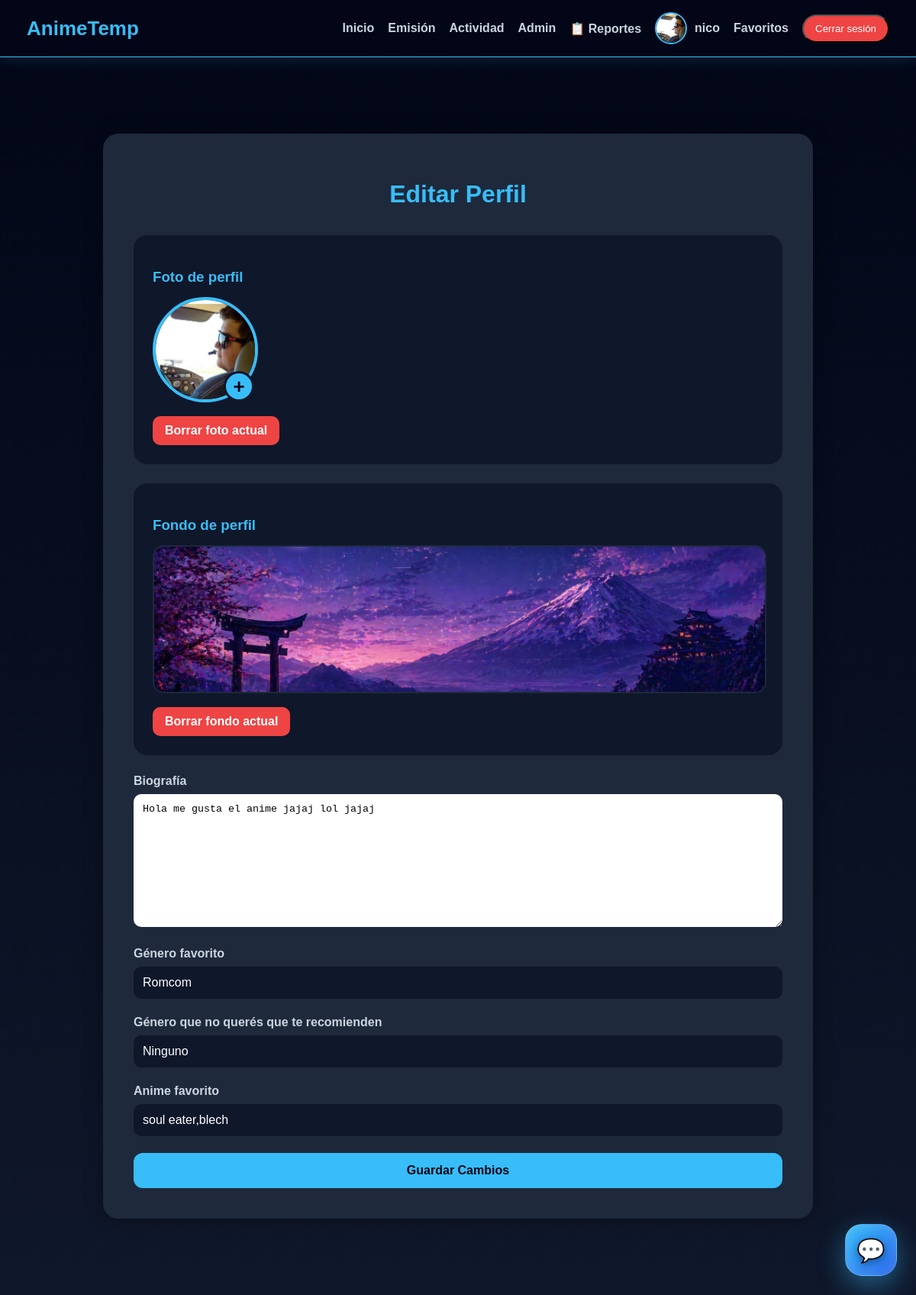
The app's page /perfil/editar/ (signed in) with its own data.
### catalogo/models.py (models this page shows, shortened)
class PerfilUsuario(models.Model):
    usuario = models.OneToOneField(User, on_delete=models.CASCADE)
    ROLES_NEXUS = [
    ("usuario", "Usuario"),
    ("vip", "VIP"),
    ("helper", "Helper"),
    ("mod", "Moderador"),
    ("admin", "Admin"),
    ("owner", "Owner"),
   ]
    rol_nexus = models.CharField(
    max_length=20,
    choices=ROLES_NEXUS,
    default="usuario"
    )
    foto_perfil = models.ImageField(
        upload_to="perfiles/fotos/",
        blank=True,
        null=True
    )
    fondo_perfil = models.ImageField(
        upload_to="perfiles/fondos/",
        blank=True,
        null=True
    )
    bio = models.TextField(blank=True, null=True)
    genero_favorito = models.CharField(
        max_length=100,
        blank=True,
        null=True
    )
    genero_no_recomendado = models.CharField(
        max_length=100,
        blank=True,
        null=True
    )
    anime_favorito = models.CharField(
        max_length=200,
        blank=True,
        null=True
    )
    experiencia = models.IntegerField(default=0)
    nivel = models.IntegerField(default=1)
    ultimo_online = models.DateTimeField(
    null=True,
    blank=True
    )

### catalogo/views.py (the view)
# urls.py: path('perfil/editar/', views.editar_perfil, name='editar_perfil'),
@login_required
def editar_perfil(request):
    perfil_usuario, creado = PerfilUsuario.objects.get_or_create(
        usuario=request.user
    )
    if request.method == "POST":
        form = PerfilUsuarioForm(
            request.POST,
            request.FILES,
            instance=perfil_usuario,
        )
        if form.is_valid():
            if form.cleaned_data.get("borrar_foto"):
                perfil_usuario.foto_perfil = None
            if form.cleaned_data.get("borrar_fondo"):
                perfil_usuario.fondo_perfil = None
            if request.FILES.get("foto_perfil"):
                perfil_usuario.foto_perfil = request.FILES["foto_perfil"]
            if request.FILES.get("fondo_perfil"):
                perfil_usuario.fondo_perfil = request.FILES["fondo_perfil"]
            perfil_usuario.bio = form.cleaned_data.get("bio")
            perfil_usuario.genero_favorito = form.cleaned_data.get("genero_favorito")
            perfil_usuario.genero_no_recomendado = form.cleaned_data.get("genero_no_recomendado")
            perfil_usuario.anime_favorito = form.cleaned_data.get("anime_favorito")
            perfil_usuario.save()
            return redirect("perfil")
    else:
        form = PerfilUsuarioForm(instance=perfil_usuario)
    return render(
        request,
        "catalogo/editar_perfil.html",
        {
            "form": form,
        },
    )

### catalogo/forms.py
class PerfilUsuarioForm(forms.ModelForm):
    borrar_foto = forms.BooleanField(required=False)
    borrar_fondo = forms.BooleanField(required=False)
    class Meta:
        model = PerfilUsuario
        fields = [
            'foto_perfil',
            'fondo_perfil',
            'bio',
            'genero_favorito',
            'genero_no_recomendado',
            'anime_favorito',
        ]
        widgets = {
            'bio': forms.Textarea(attrs={
                'placeholder': 'Escribí algo sobre vos...'
            }),
            'genero_favorito': forms.TextInput(attrs={
                'placeholder': 'Ej: Acción, Romance, Fantasía'
            }),
            'genero_no_recomendado': forms.TextInput(attrs={
                'placeholder': 'Ej: Terror, Gore'
            }),
            'anime_favorito': forms.TextInput(attrs={
                'placeholder': 'Ej: Bleach, Naruto, Soul Eater'
            }),
        }

### catalogo/templates/catalogo/editar_perfil.html (shortened to what this page needs)
{% extends 'catalogo/base.html' %}
{% block contenido %}
<div class="editar-container">
    <h1>Editar Perfil</h1>
    <form method="post" enctype="multipart/form-data">
        <div class="preview-box">
            <h3>Foto de perfil</h3>
            <label class="avatar-label">
                <img class="avatar-preview"
                     src="{% if form.instance.foto_perfil %}{{ form.instance.foto_perfil.url }}{% else %}https://cdn-icons-png.flaticon.com/512/149/149071.png{% endif %}"
                     alt="Foto de perfil">
                <span class="plus-badge">+</span>
            </label>
            {% if form.instance.foto_perfil %}
                <br>
                <label class="delete-label">
                    Borrar foto actual
                </label>
            {% endif %}
        </div>
        <div class="preview-box">
            <h3>Fondo de perfil</h3>
            <label class="banner-label">
                <img class="banner-preview"
                     src="{% if form.instance.fondo_perfil %}{{ form.instance.fondo_perfil.url }}{% else %}https://images.unsplash.com/photo-1578632767115-351597cf2477{% endif %}"
                     alt="Fondo de perfil">
            </label>
            {% if form.instance.fondo_perfil %}
                <label class="delete-label">
                    Borrar fondo actual
                </label>
            {% endif %}
        </div>
        <div class="form-group">
            <label>Biografía</label>
            {{ form.bio }}
        </div>
        <div class="form-group">
            <label>Género favorito</label>
            {{ form.genero_favorito }}
        </div>
        <div class="form-group">
            <label>Género que no querés que te recomienden</label>
            {{ form.genero_no_recomendado }}
        </div>
        <div class="form-group">
            <label>Anime favorito</label>
            {{ form.anime_favorito }}
        </div>
        <button class="guardar-btn" type="submit">Guardar Cambios</button>
    </form>
</div>
{% endblock %}

### catalogo/templates/catalogo/base.html (shortened to what this page needs)
<!DOCTYPE html>
<html lang="es">
{% load static %}
<head>
    <link rel="stylesheet" href="{% static 'css/nexus.css' %}">
</head>
<body>
    <nav class="navbar">
    <div class="logo">
        <a href="{% url 'inicio' %}">AnimeTemp</a>
    </div>
    <div class="nav-links">
        <a href="{% url 'inicio' %}">Inicio</a>
        <a href="{% url 'emision' %}">Emisión</a>
        <a href="{% url 'actividad_social' %}">
         Actividad
        </a>
        {% if user.is_staff %}
            <a href="/admin/">Admin</a>
            <a href="{% url 'panel_reportes' %}">📋 Reportes</a>
        {% endif %}
        {% if user.is_authenticated %}
        <a href="{% url 'perfil' %}" class="perfil-link">
        {% if user.perfilusuario.foto_perfil %}
<img
    src="{{ user.perfilusuario.foto_perfil.url }}"
    alt="Perfil"
    class="perfil-img"
    onerror="this.src='https://cdn-icons-png.flaticon.com/512/149/149071.png'">
{% else %}
<img
    src="https://cdn-icons-png.flaticon.com/512/149/149071.png"
    alt="Perfil"
    class="perfil-img"
    onerror="this.src='https://cdn-icons-png.flaticon.com/512/149/149071.png'">
{% endif %}
         <span>{{ user.username }}</span>
        </a>
             <a href="{% url 'favoritos' %}">Favoritos</a>
             <form method="POST" action="{% url 'logout' %}" style="display:inline;">
               <button type="submit" class="logout-btn">
                 Cerrar sesión
                   </button>
                   </form>
         {% else %}
             <a href="{% url 'registro' %}">Registro</a>
             <a class="login-btn" href="{% url 'login' %}">Login</a>
        {% endif %}
        </div>
    </nav>
    <main class="main-content">
    {% block contenido %}
    {% endblock %}
    </main>
    {% if user.is_authenticated %}
    <div class="anime-panel-button" onclick="toggleAnimePanel()">
        <div class="nexus-icon">💬</div>
    </div>
    {% endif %}
</body>
</html>

### records on screen
PerfilUsuario: foto_perfil (picture), fondo_perfil (picture), bio "Hola me gusta el anime jajaj lol jajaj", genero_favorito "Romcom", genero_no_recomendado "Ninguno", anime_favorito "soul eater,blech"

### other values on screen
{{ user.username }} "nico"
